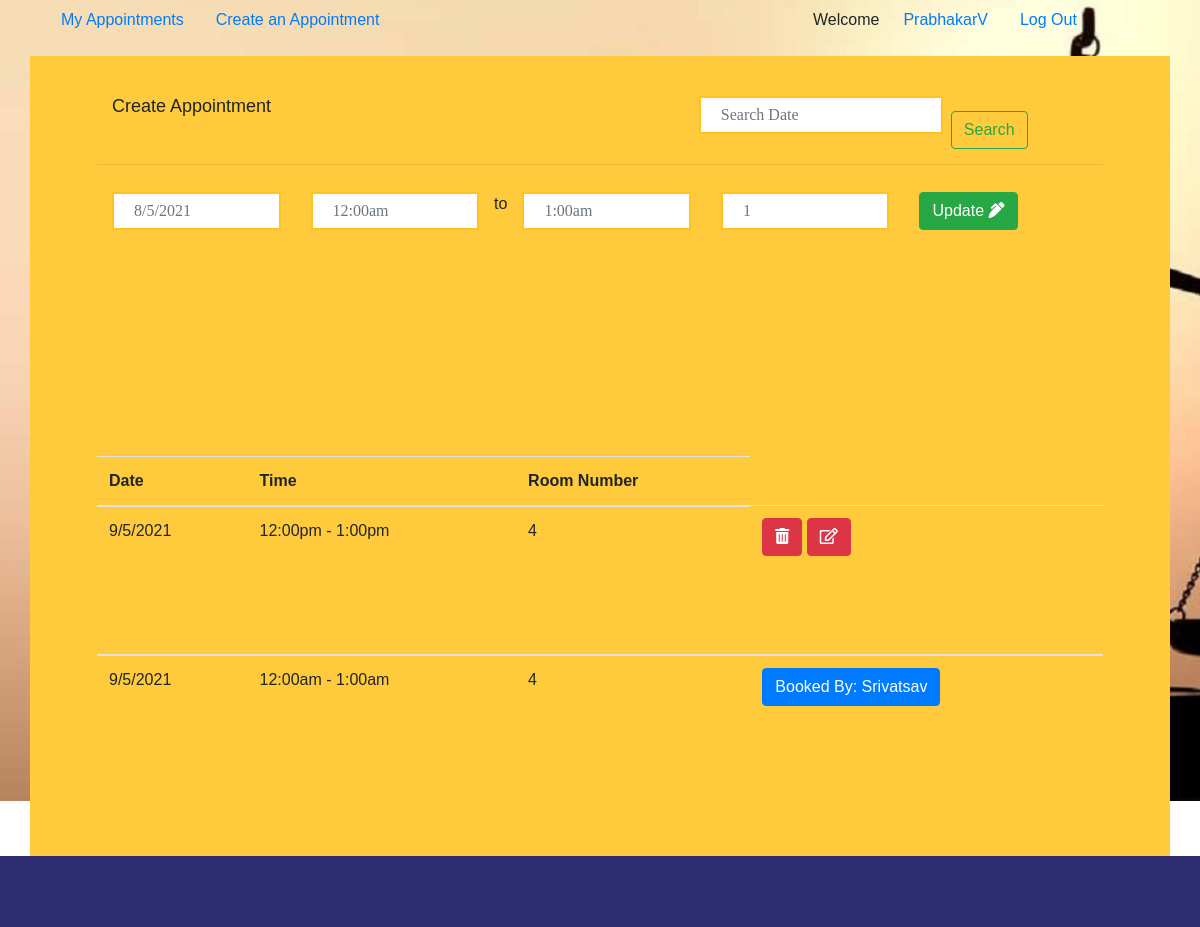
/teacher/create_appointment/update/38/ (signed in), run on the app's committed database.
### teacher/models.py (models this page shows, shortened)
class Appointment(models.Model):
	user=models.ForeignKey(settings.AUTH_USER_MODEL,blank=True, null=True,on_delete=models.DO_NOTHING)
	date=models.CharField(max_length=50)
	time_start=models.CharField(max_length=50)
	time_end=models.CharField(max_length=50)
	room_number=models.CharField(max_length=50)
	appointment_with=models.CharField(max_length=50,blank=True)
	update_time=models.DateField(auto_now=True, auto_now_add=False)
	frist_time=models.DateField(auto_now=False, auto_now_add=True)

### teacher/views.py (the view)
# urls.py: path('create_appointment/update/<int:id>/', teacher_appointment_update,name='attorney_appointment_update'),
def teacher_appointment_update(request,id):
	group_name=Group.objects.all().filter(user = request.user)# get logget user grouped name
	group_name=str(group_name[0]) # convert to string
	if "Teacher" == group_name:
		user_name=request.user.get_username()#Getting Username
		appointment_list = Appointment.objects.all().order_by("-id").filter(user=request.user)
		q=request.GET.get("q") #search start
		if q:
			appointment_list=appointment_list.filter(date__icontains=q)
		else:
			appointment_list = appointment_list #search end
		single_appointment=ingle_appointment= Appointment.objects.get(id=id)
		form = AppointmentForm(request.POST or None, instance=single_appointment)
		if form.is_valid():
			    saving=form.save(commit=False)
			    saving.user=request.user
			    saving.save()
			    messages.success(request, 'Post Created Sucessfully')
			    return redirect('http://127.0.0.1:8000/teacher/create_appointment/')
		appointments= {
		    "query": appointment_list,
		    "user_name":user_name,
		    "form":form,
		}
		return render(request, 'attorney_appointment_update.html', appointments )
	else:
		return redirect('http://127.0.0.1:8000/')

### teacher/forms.py
class AppointmentForm(forms.ModelForm):
	class Meta:
		model=Appointment
		fields=[
		    "date",
		    "time_start",
		    "time_end",
		    "room_number",
		    "appointment_with"
		]

### templates/attorney_appointment_update.html (shortened to what this page needs)
{% extends 'common_attorney.html' %}
{% block common_attorney %}
   <div class="customer">
           <div class="container">
          <div class="row min-height">
              <div class="col-sm-12">
                            <div class="row main_boder">
                                <div class="col-sm-7">
                                     <h3 class="appointment_list">Create Appointment</h3>
                                </div>
                                <div class="col-sm-5">
                                      <form class="form-inline my-2 my-lg-0" method="GET" action="">
                                          <input class="form-control mr-sm-2" type="text" name="q" placeholder="Search Date" placeholder="Search With Name" aria-label="Search">
                                          <button class="btn btn-outline-success my-2 my-sm-0" type="submit" value="Search">Search</button>
                                       </form>
                                </div>
                            </div>
                          <form method="POST" action="">{% csrf_token %}
                               <div class="row" id="datepairExample">
                                  <div class="col">
                                    <input type="text" class="form-control date start"  name="{{form.date.name}}" required id="id_{{form.date.name}}" placeholder="{{form.date.value}}">
                                  </div>
                                  <div class="col">
                                    <input type="text" class="form-control time start" name="{{form.time_start.name}}" required id="id_{{form.time_start.name}}" required placeholder="{{form.time_start.value}}">
                                  </div> to
                                  <div class="col">
                                    <input type="text" class="form-control time end" name="{{form.time_end.name}}" required id="id_{{form.time_end.name}}" required placeholder="{{form.time_end.value}}">
                                  </div>
                                  <div class="col">
                                    <input type="text" class="form-control" name="{{form.room_number.name}}" required id="id_{{form.room_number.name}}" required placeholder="{{form.room_number.value}}">
                                  </div>
                                  <div class="col">
                                    <button type="submit" class="btn btn-success">Update <i class="fas fa-pen-alt"></i></button>
                                  </div>
                                </div>
                             </form>
                             <br>
      </div>
                             <table class="table">
                                       <thead>
                                        <tr>
                                          <th scope="col">Date</th>
                                          <th scope="col">Time</th>
                                          <th scope="col">Room Number</th>
                                        </tr>
                                      </thead>{% for appoint in query %}
                                      {% if appoint.appointment_with != '' %}
                                      <tbody>
                                        <tr>
                                          <td>{{appoint.date}}</td>
                                          <td>{{appoint.time_start}} - {{appoint.time_end}}</td>
                                          <td>{{appoint.room_number}}</td>
                                          <td><button title="Already booked, Not editable" type="button" class="btn btn-primary">Booked By: {{appoint.appointment_with}}</button></td>
                                        </tr>
                                      </tbody>{% endif %}
                                      {% if appoint.appointment_with == '' %}
                                      <tbody>
                                        <tr>
                                          <td>{{appoint.date}}</td>
                                          <td>{{appoint.time_start}} - {{appoint.time_end}}</td>
                                          <td>{{appoint.room_number}}</td>
                                          <td><a href='{% url "appointment_delete" id=appoint.id %}'><button type="submit" class="btn btn-danger"><i class="fas fa-trash-alt"></i></button></a> <a href='{% url "attorney_appointment_update" id=appoint.id %}'><button type="submit" class="btn btn-danger"><i class="far fa-edit"></i></button></a></td>
                                        </tr>
                                      </tbody>{% endif %}
                                      {% endfor %}
                              </table>
              </div>
          </div>
      </div>
      <div class="footer">
      </div>
{% endblock common_attorney %}

### templates/common_attorney.html
{% extends 'common.html' %}
{% block body %}
   <div class="container ">
   	<div class="row customer_nav">
   	             <div class="col-sm-8">
						     <ul class="nav nav-pills">
								  <li class="nav-item">
								    <a class="nav-link" href='{% url "teacher_home"%}'>My Appointments</a>
								  </li>
								  <li class="nav-item">
								    <a class="nav-link" href='{% url "teacher_appointment_list"%}'>Create an Appointment</a>
								  </li>
							  </ul>
                  </div>
                 <div class="col-sm-4">
					     <ul class="nav nav-pills">
							  <li class="nav-item">
							    <p>Welcome </p>
							  </li>
							  <li class="nav-item">
							    <a class="nav-link" href="#">{{user_name}}</a>
							  </li>
							  <li class="nav-item">
							    <a class="nav-link" href='{% url "logout"%}'>Log Out</a>
							  </li>
						  </ul>
	       		 </div>
	  </div>
    </div>
    {% block common_attorney %}
    {% endblock common_attorney %}
{% endblock %}

### static/css/style.css (style rules this page uses)
h3 { font-size: 18px }
.nav>li { position: inherit; display: inline-block; vertical-align: middle; }
.footer { background: #1b1b1b; padding-top: 70px; }
.form-control { border: #ffc221 solid 2px; border-radius: inherit; margin-bottom: 30px; padding: 13px 20px; font-family: poppins; }
.login { height: 100vh; background: url(image/background1.jpg) no-repeat center ; background-size: 275vh; }
.customer { height: 100vh; }
body { font-family: sans-serif !important }
.footer { background: #2d2c70; padding-top: 70px; }
li.nav-item p { padding: 8px; }
.row.min-height { background: #ffcb3c; padding: 20px 67px 36px 67px; }
.row.main_boder { margin-bottom: 27px; border-bottom: 1px solid #00000014; }
.row.min-height { background: #ffcb3c; padding: 40px 67px 36px 67px; height: 100vh; }
.main_boder { border-bottom: 1px solid #00000014; }

### data on the page
Appointment: date "8/5/2021", time_start "12:00am", time_end "1:00am"
Appointment: date "9/5/2021", time_start "12:00pm", time_end "1:00pm", room_number "4"
Appointment: date "9/5/2021", time_start "12:00am", time_end "1:00am", room_number "4", appointment_with "Srivatsav"

### other printed values
{{ user_name }} "PrabhakarV"
